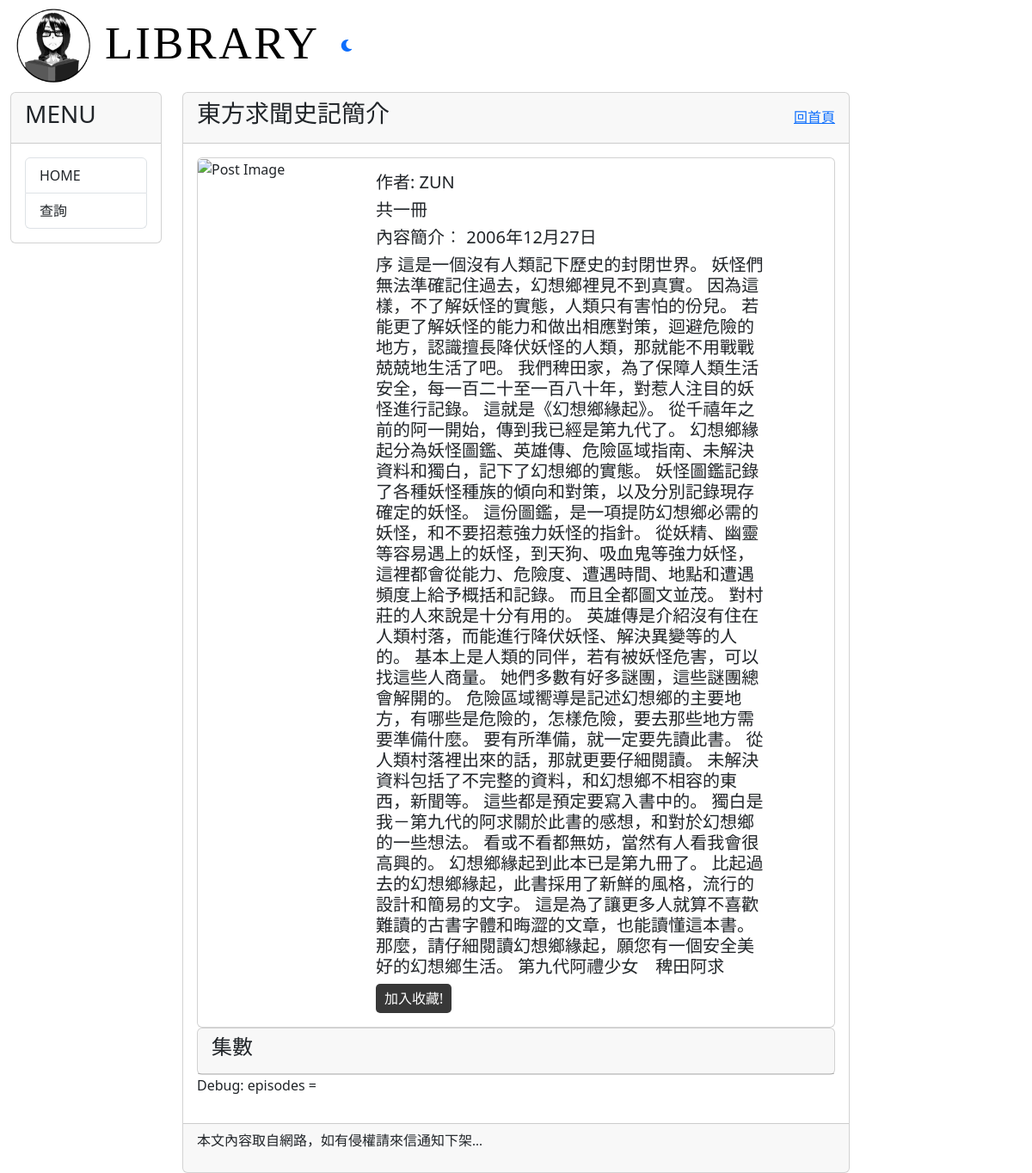
/intro/book1/, run on the app's committed database.
### mysite/models.py (models this page shows, shortened)
class Post(models.Model): #簡介用
    GENRE_CHOICES = (
        ('Literature', '文學'),
        ('Light Novel', '輕小說'),
        ('History', '歷史'),
        ('Biography', '自傳'),
        ('Philosophy', '哲學'),
    )
    title = models.CharField(max_length = 200)
    genre = models.CharField(max_length=20, choices=GENRE_CHOICES, default = '類型?')
    author = models.CharField(max_length = 200, default = 'who?')
    slug = models.CharField(max_length = 200)
    chapter = models.CharField(max_length = 200, default='有幾本?')
    body = models.TextField(max_length = 100000)
    pub_date = models.CharField(max_length = 200)
    image_url = models.URLField(blank=True, null=True)
    class Meta:
        ordering = ('-pub_date', )

### mysite/views.py (the view)
# urls.py: path('intro/<slug:slug>/', mv.showintro, name="showintro"),
def showintro(request, slug):
    try:
        post = Post.objects.get(slug=slug)
        if post is not None:  # 使用 is not None 替代 !=
            return render(request, 'intro.html', {'post': post})  # 传递单个 post 变量
        else:
            return redirect("/")
    except:
        return redirect("/")

### mysite/cxt_processor.py (called while the page is built)
def theme(request):
    if 'is_dark_theme' in request.session:
        is_dark_theme = request.session.get('is_dark_theme')
        return{'is_dark_theme': is_dark_theme}
    return {'is_dark_theme':False}

### templates/intro.html (shortened to what this page needs)
{% extends "base2.html" %}
{% block headmessage %}
<div style='display: flex; justify-content: space-between; align-items: center;'>
    <h3 style='font-family: 微軟正黑體;'>{{ post.title }}簡介</h3>
    <a style='font-family: 微軟正黑體;' href='/'>回首頁</a>
</div>
{% endblock headmessage %}
{% block content %}
<div class="card">
    <div class="row no-gutters">
        <div class="col-md-3">
            <img src="{{ post.image_url }}" alt="Post Image" class="card-img">
        </div>
        <div class="col-md-8">
            <div class="card-body">
                <h5 class="card-text">作者: {{ post.author }}</h5>
                <h5 class="card-text">{{ post.chapter }}</h5>
                <h5 class="card-text">內容簡介︰ {{ post.pub_date }}</h5>
                <h5 class="card-text">{{ post.body }}</h5>
                <a href="javascript:void(0);" class="btn btn-primary" onclick="addToMyList('{{ post.title }}')">加入收藏!</a>
            </div>
        </div>
    </div>
</div>
<div class="card">
    <div class="card-header"><h4 style='font-family:微軟正黑體;'>集數</h4></div>
</div>
<p>Debug: episodes = {{ episodes }}</p>
{% endblock content %}

### data on the page
Post: title "東方求聞史記", author "ZUN", chapter "共一冊", pub_date "2006年12月27日", body "序 這是一個沒有人類記下歷史的封閉世界。 妖怪們無法準確記住過去，幻想鄉裡見不到真實。 因為這樣，不了解妖怪的實態，人類只有害怕的份兒。 若能更了解妖怪的能力和做出相應對策，迴避危險的地方，認識擅長降伏妖怪的人類，那就能不用戰戰兢兢地生活了吧。 我們稗田家，為了保障人類生活安全，每一百二十至一百八十年，對惹人注目的妖怪進行記錄。 這就是《幻想鄉緣起》。 從千禧年之前的阿一開始，傳到我已經是第九代了。 幻想鄉緣起分為妖怪圖鑑、英雄傳、危險區域指南、未解決資料和獨白，記下了幻想鄉的實態。 妖怪圖鑑記錄了各種妖怪種族的傾向和對策，以及分別記錄現存確定的妖怪。 這份圖鑑，是一項提防幻想鄉必需的妖怪，和不要招惹強力妖怪的指針。 從妖精、幽靈等容易遇上的妖怪，到天狗、吸血鬼等強力妖怪，這裡都會從能力、危險度、遭遇時間、地點和遭遇頻度上給予概括和記錄。 而且全都圖文並茂。 對村莊的人來說是十分有用的。 英雄傳是介紹沒有住在人類村落，而能進行降伏妖怪、解決異變等的人的。 基本上是人類的同伴，若有被妖怪危害，可以找這些人商量。 她們多數有好多謎團，這些謎團總會解開的。 危險區域嚮導是記述幻想鄉的主要地方，有哪些是危險的，怎樣危險，要去那些地方需要準備什麼。 要有所準備，就一定要先讀此書。 從人類村落裡出來的話，那就更要仔細閱讀。 未解決資料包括了不完整的資料，和幻想鄉不相容的東西，新聞等。 這些都是預定要寫入書中的。 獨白是我－第九代的阿求關於此書的感想，和對於幻想鄉的一些想法。 看或不看都無妨，當然有人看我會很高興的。 幻想鄉緣起到此本已是第九冊了。…"
